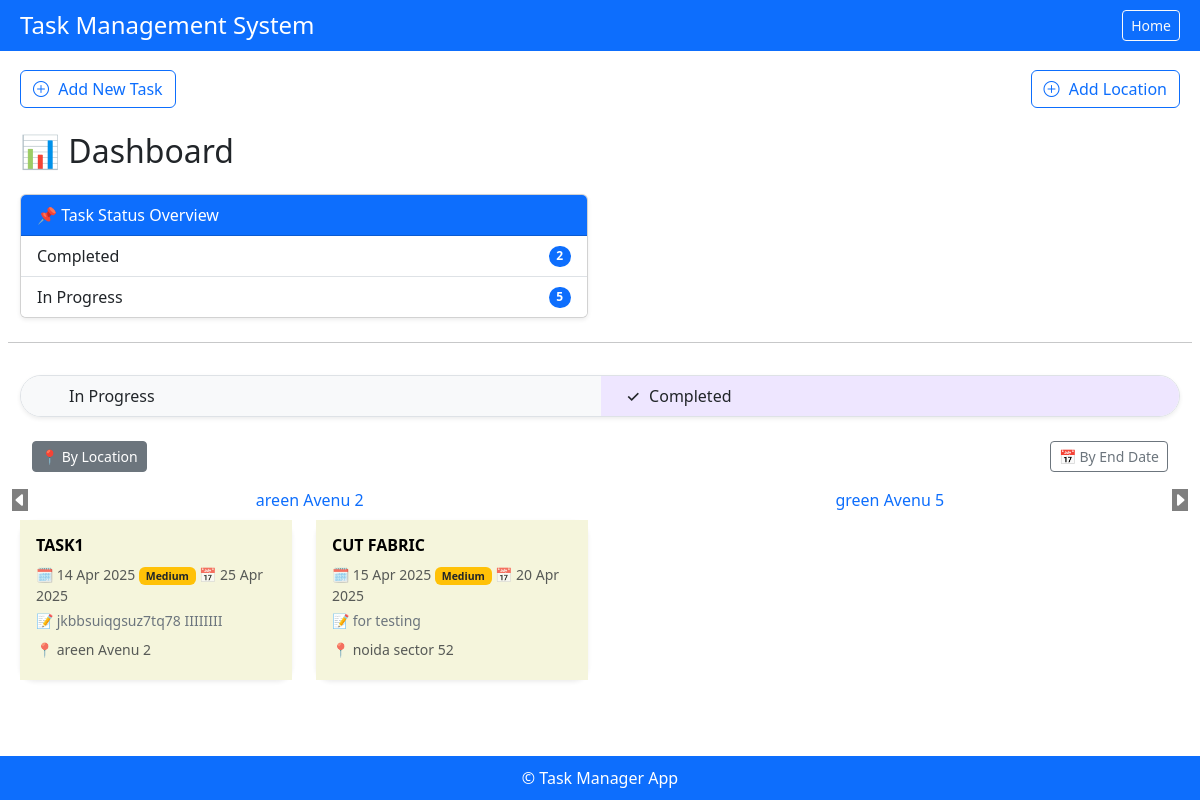
/dashboard/?status=completed (signed in), run on the app's committed database.
### emp_app/models.py (models this page shows, shortened)
class Locations(models.Model):
    location_name = models.CharField(max_length=255)
    created_at = models.DateTimeField(auto_now_add=True, null=True, blank=True)
    updated_at = models.DateTimeField(auto_now_add=True, null=True, blank=True)
    history = HistoricalRecords()
    def __str__(self):
        return self.location_name

class Task(models.Model):
    PRIORITY_CHOICES = [
        ('low', 'Low'),
        ('medium', 'Medium'),
        ('high', 'High'),
    ]
    STATUS = [
        ('in progress', 'IN PROGRESS'),
        ('completed', 'COMPLETED'),
    ]
    task_name = models.CharField(max_length=255, null=True, blank=True)
    location = models.ForeignKey(Locations, on_delete=models.CASCADE, null=True, blank=True)
    description = models.TextField(null=True, blank=True)
    start_date = models.DateField(default=timezone.now)
    end_date = models.DateField(null=True, blank=True)
    status = models.CharField(max_length=20, choices=STATUS, default='in progress')
    created_at = models.DateField(default=timezone.now)
    priority = models.CharField(
        max_length=10, choices=PRIORITY_CHOICES, default='Medium')
    history = HistoricalRecords()

### emp_app/views.py (the view, shortened to what this page needs)
# urls.py: path('dashboard/', views.dashboard, name='dashboard'),
@login_required(login_url='/emp-login/')
def dashboard(request):
    selected_status = request.GET.get('status', 'in progress')
    sort_by = request.GET.get('sort', 'location')
    loc_id = request.GET.get('loc_id')
    try:
        selected_loc_id = int(loc_id)
    except (TypeError, ValueError):
        selected_loc_id = None
    tasks = Task.objects.filter(status=selected_status)
    grouped_locations = None
    if loc_id:
        try:
            selected_location = Locations.objects.get(id=loc_id)
            tasks = tasks.filter(location=selected_location)
        except Locations.DoesNotExist:
            selected_location = None
    if sort_by == 'location':
        tasks = tasks.order_by('location__location_name', 'end_date')
        all_locations = Locations.objects.all()
        grouped_locations = group_locations(all_locations, 2)
    else:
        tasks = tasks.order_by('end_date')
    task_counts = Task.objects.values('status').annotate(total=Count('id'))
    print('selected_loc_id',loc_id)
    context = {
        'tasks': tasks,
        'selected_status': selected_status,
        'task_counts': task_counts,
        'form': TaskForm(),
        'location_form': LocationForm(),
        'active_sort': sort_by,
        'active_location': loc_id,
        'selected_loc_id': selected_loc_id,
    }
    if grouped_locations:
        context['locations_grouped'] = grouped_locations
    return render(request, 'dashboard.html', context)

### emp_app/views.py (called while the page is built)
def group_locations(locations, n=3):
    args = [iter(locations)] * n
    return list(zip_longest(*args))

### emp_app/templates/dashboard.html (shortened to what this page needs)
{% extends 'base.html' %}
{% block content %}
{% load widget_tweaks %}
<div>
  <div class="d-flex justify-content-between mb-4">
    <button type="button" class="btn btn-outline-primary no-hover" data-bs-toggle="modal"
    data-bs-target="#createTaskModal">
    <i class="bi bi-plus-circle mr-2 mb-1" style="margin-right: 5px; margin-bottom: 4px;"></i> Add New Task
  </button>
  <a href="{% url 'location_crud' %}">
    <button type="button" class="btn btn-outline-primary no-hover">
      <i class="bi bi-plus-circle mr-2 mb-1" style="margin-right: 5px; margin-bottom: 4px;"></i> Add Location
    </button>
  </a>
  </div>
<h2 class="mb-4 mt-4">📊 Dashboard</h2>
<div class="row">
  <div class="col-md-6 mb-4">
    <div class="card shadow-sm">
      <div class="card-header bg-primary text-white">📌 Task Status Overview</div>
      <ul class="list-group list-group-flush">
        {% for item in task_counts %}
        <li class="list-group-item d-flex justify-content-between align-items-center">
          {{ item.status|title }}
          <span class="badge bg-primary rounded-pill">{{ item.total }}</span>
        </li>
        {% endfor %}
      </ul>
    </div>
  </div>
  <hr>
  <div class="d-flex justify-content-center mt-3">
    <div class="btn-group rounded-pill border overflow-hidden shadow-sm" style="width: -webkit-fill-available;" role="group" id="statusToggle">
      <a href="?status=in progress"
        class="btn btn-light text-dark px-4 py-2 {% if selected_status == 'in progress' or not selected_status %}active{% endif %}">
         In Progress
      </a>
      <a href="?status=completed"
        class="btn btn-light text-dark px-4 py-2 {% if selected_status == 'completed' %}active{% endif %}">
        <span class="status-icon me-2">{% if selected_status == 'completed' %}&#10003;{% endif %}</span> Completed
      </a>
    </div>
  </div>
  <div class="d-flex justify-content-between px-4 mt-2">
    <a href="?status={{ selected_status }}&sort=location"
       class="btn btn-sm mt-3 btn-outline-secondary {% if active_sort == 'location' %}active btn-secondary text-white{% endif %}">
      📍 By Location
    </a>
    <a href="?status={{ selected_status }}&sort=end_date"
       class="btn btn-sm mt-3 btn-outline-secondary {% if active_sort == 'end_date' %}active btn-secondary text-white{% endif %}">
      📅 By End Date
    </a>
  </div>
   {% if active_sort == 'location' and locations_grouped %}
   <div class="mt-3">
    <div id="carouselExample" class="carousel slide" data-bs-interval="false">
       <div class="carousel-inner">
        {% for group in locations_grouped %}
        <div class="carousel-item {% if forloop.first %}active{% endif %}" data-index="{{ forloop.counter0 }}">
          <div class="d-flex justify-content-around">
            {% for loc in group %}
              {% if loc %}
                <a href="?status={{ selected_status }}&sort=location&loc_id={{ loc.id }}"
                   class="d-block px-2 text-center text-decoration-none {% if loc.id == selected_loc_id %}badge rounded-pill text-bg-info{% endif %}"
                   data-loc-id="{{ loc.id }}">
                   {{ loc.location_name|truncatechars:50 }}
                </a>
              {% endif %}
            {% endfor %}
          </div>
        </div>
      {% endfor %}
       </div>
       <button class="carousel-control-prev" type="button" data-bs-target="#carouselExample" data-bs-slide="prev" style="width: 0;">
         <span><i class="bi bi-caret-left-fill" style="background-color: #000;"></i></span>
       </button>
       <button class="carousel-control-next" type="button" data-bs-target="#carouselExample" data-bs-slide="next" style="width: 0;">
         <span><i class="bi bi-caret-right-fill" style="background-color: #000;"></i></span>
       </button>
     </div>
   </div>
   {% endif %}
  <div class="container mt-2">
    <div class="row">
      {% for task in tasks %}
      <div class="col-12 col-sm-6 col-md-4 col-lg-3 mb-4">
        <div class="card h-100 shadow-sm border-0 custom-card">
          <a href="{% url 'task_detail' task.id %}" class="card-body">
            <h5 class="card-title fw-bold text-uppercase">{{ task.task_name }}</h5>
            <p class="text-muted small mb-1">
              🗓 {{ task.start_date|date:"d M Y" }}
              {% if task.priority == 'high' %}
              <span class="badge bg-danger text-white text-capitalize">{{ task.priority }}</span>
              {% elif task.priority == 'medium' %}
              <span class="badge bg-warning text-dark text-capitalize">{{ task.priority }}</span>
              {% else %}
              <span class="badge bg-success text-white text-capitalize">{{ task.priority }}</span>
              {% endif %}
              📅 {{ task.end_date|date:"d M Y" }}
            </p>
            <p class="text-secondary small mb-0">
              📝 {{ task.description|default:"No description" }}
            </p>
            <p class="text-muted small mt-2">
              📍 {{ task.location.location_name }}
            </p>
          </a>
        </div>
      </div>
      {% empty %}
      <div class="col-12 text-center">
        <p class="text-muted">No tasks available.</p>
      </div>
      {% endfor %}
    </div>
  </div>
  {% endblock %}

### emp_app/templates/base.html (style rules this page uses)
body { min-height: 100vh; display: flex; flex-direction: column; margin: 0; padding: 0; }

### emp_app/templates/dashboard.html (style rules this page uses)
.btn-group .btn { border: none; font-weight: 500; transition: background-color 0.3s ease; display: flex; align-items: center; }
.btn-group .btn.active { background-color: #eee6ff; color: #000; }
.status-icon { width: 1rem; display: inline-block; text-align: center; }
.custom-card { border-radius: 15px; transition: transform 0.2s ease-in-out; }
.card-title { font-size: 1rem; color: #000; }
.card-body p { margin-bottom: 0.25rem; }
.card-body { background-color: beige; text-decoration: NONE; }

### data on the page
Locations: location_name "areen Avenu 2"
Locations: location_name "green Avenu 5"
Task: task_name "TASK1", start_date "14 Apr 2025", priority "Medium", end_date "25 Apr 2025", description "jkbbsuiqgsuz7tq78 IIIIIIII", location.location_name "areen Avenu 2"
Task: task_name "CUT FABRIC", start_date "15 Apr 2025", priority "Medium", end_date "20 Apr 2025", description "for testing", location.location_name "noida sector 52"

### other printed values
{{ item.status|title }} "Completed" "In Progress"
{{ item.total }} "2" "5"
